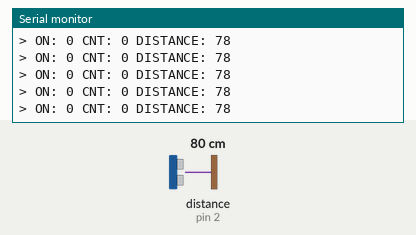
Simulated run of this sketch. Board: Arduino Uno, built with avr-gcc and run on an emulated ATmega328P. Shown: the last lines printed to the serial monitor. Wiring (inferred from the names in the program): ultrasonic range finder: trigger pin 3; echo pin 2. The test bench sets the inputs (shaded band); at power-on: distance to the obstacle (sensor on pin 2) 80 cm. The echo pulse lasts 58.3 µs per cm.

Above: at 1.2 s.
1.3 s: distance to the obstacle (sensor on pin 2) set to 2 cm
At 1.72 s:
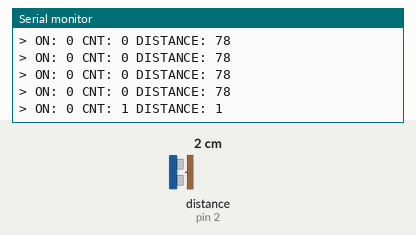
4.3 s: distance to the obstacle (sensor on pin 2) set to 4 cm
At 4.48 s:
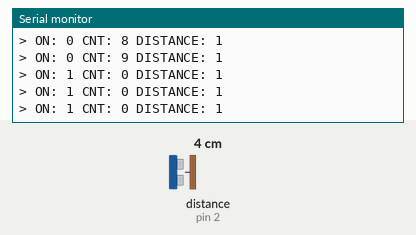
Timing chart, 0 to 7.3 s (numbered marks = the images above; inputs shaded):
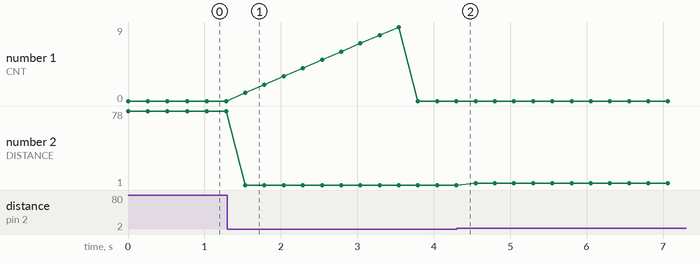

The sketch:

smart_relay.ino
```cpp
#define DEBUG

#define SWITCH_DISTANCE 50
#define REPEAT_COUNT 10

#define TRIG_PIN 3
#define ECHO_PIN 2
#define RELAY_PIN 4

bool on = false;
int cnt = 0;

int distanceFromObject() {
  digitalWrite(TRIG_PIN, LOW);
  delayMicroseconds(2);
  digitalWrite(TRIG_PIN, HIGH);
  delayMicroseconds(10);
  digitalWrite(TRIG_PIN, LOW);

  int duration = pulseIn(2, HIGH);

  return duration * 0.034 / 2;
}

void setup() {
  pinMode(ECHO_PIN, INPUT);
  pinMode(TRIG_PIN, OUTPUT);

#ifdef DEBUG
  Serial.begin(9600);
#endif
}

void dump(int distance) {
#ifdef DEBUG
  Serial.print("> ON: ");
  Serial.print(on);
  Serial.print(" CNT: ");
  Serial.print(cnt);
  Serial.print(" DISTANCE: ");
  Serial.println(distance);
#endif
}

void loop() {
  int distance = distanceFromObject();

  if (distance <= SWITCH_DISTANCE) {
    if (on) {
      cnt = 0;
    } else {
      cnt++;
    }
  } else {
    if (!on) {
      cnt = 0;
    } else {
      cnt++;
    }
  }

  if (cnt >= REPEAT_COUNT) {
    if (on) {
      on = false;
      cnt = 0;
    } else {
      on = true;
      cnt = 0;
    }
  }
  if (on) {
    digitalWrite(RELAY_PIN, HIGH);
  } else {
    digitalWrite(RELAY_PIN, LOW);
  }

  dump(distance);

  delay(250);
}
```

Measured:
- after the input at 1.3 s, the serial monitor: prints a new line after 0.23 s (image 1)
- plotted number 2: 78 → 1 after the input at 1.3 s
